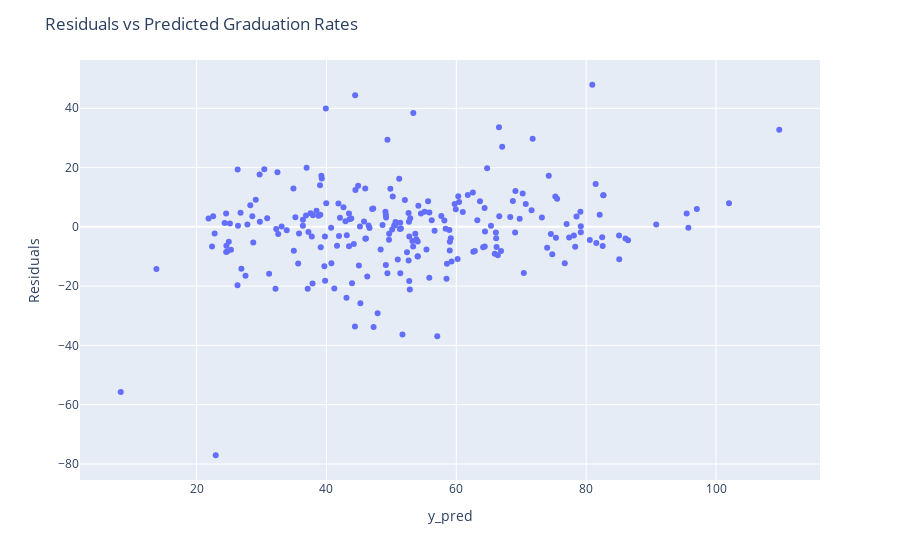

Source (notebook cell):
### Code cell
pred_fig.show()

### Figure 1 — Plotly figure (JSON) as saved in the notebook; plotly's stock layout.template omitted (floating-point values rounded to 4 significant figures; data arrays with more than 128 entries replaced by an {"elided": "..."} marker saying what was removed)
{"data": [{"hovertemplate": "y_pred=%{x}<br>Residuals=%{y}<extra></extra>", "legendgroup": "", "marker": {"color": "#636efa", "symbol": "circle"}, "mode": "markers", "name": "", "orientation": "v", "showlegend": false, "type": "scatter", "x": {"elided": "232 float values"}, "xaxis": "x", "y": {"elided": "232 float values"}, "yaxis": "y"}], "layout": {"legend": {"tracegroupgap": 0}, "margin": {"t": 60}, "title": {"text": "Residuals vs Predicted Graduation Rates"}, "xaxis": {"anchor": "y", "domain": [0, 1], "title": {"text": "y_pred"}}, "yaxis": {"anchor": "x", "domain": [0, 1], "title": {"text": "Residuals"}}}}
